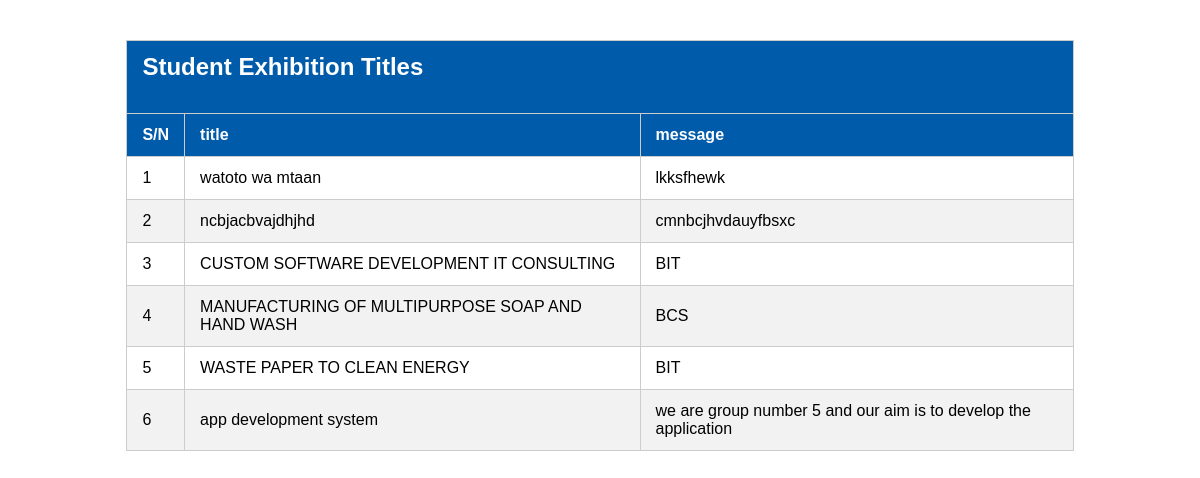
The app's page /studen.php with its own data.
### tables this page shows
CREATE TABLE `title` (
  `ID` int(11) NOT NULL,
  `title` varchar(500) NOT NULL,
  `message` text DEFAULT NULL
);

### studen.php (the view, shortened to what this page needs)
<?php
include 'connect.php';
$query =" SELECT * FROM title ";
$result= mysqli_query($link, $query);
if($result){
    if(mysqli_num_rows($result)>0){
        echo "<table border='1'>";
        echo "<tr><th colspan='3px' ><h2>Student Exhibition Titles</h2></th<tr>";
        echo "<tr><th>S/N</th> <th>title </th> <th>message </th></tr>";
        while ($row= mysqli_fetch_array($result)){
            echo "<tr><td>".$row['ID']."</td> <td>".$row['title']."</td> <td>".$row['message']."</td></tr>";
        }
    }
}
?>

### studen.php (style rules this page uses)
table { width: 80%; margin: 40px auto; border-collapse: collapse; font-family: Arial, sans-serif; }
th, td { padding: 12px 15px; border: 1px solid #ccc; text-align: left; }
th { background-color: #005baa; color: white; }
tr:nth-child(even) { background-color: #f2f2f2; }

### records on screen
title: ID "1", title "watoto wa mtaan", message "lkksfhewk"
title: ID "2", title "ncbjacbvajdhjhd", message "cmnbcjhvdauyfbsxc"
title: ID "3", title "CUSTOM SOFTWARE DEVELOPMENT IT CONSULTING", message "BIT"
title: ID "4", title "MANUFACTURING OF MULTIPURPOSE SOAP AND HAND WASH", message "BCS"
title: ID "5", title "WASTE PAPER TO CLEAN ENERGY", message "BIT"
title: ID "6", title "app development system", message "we are group number 5 and our aim is to develop the application"
